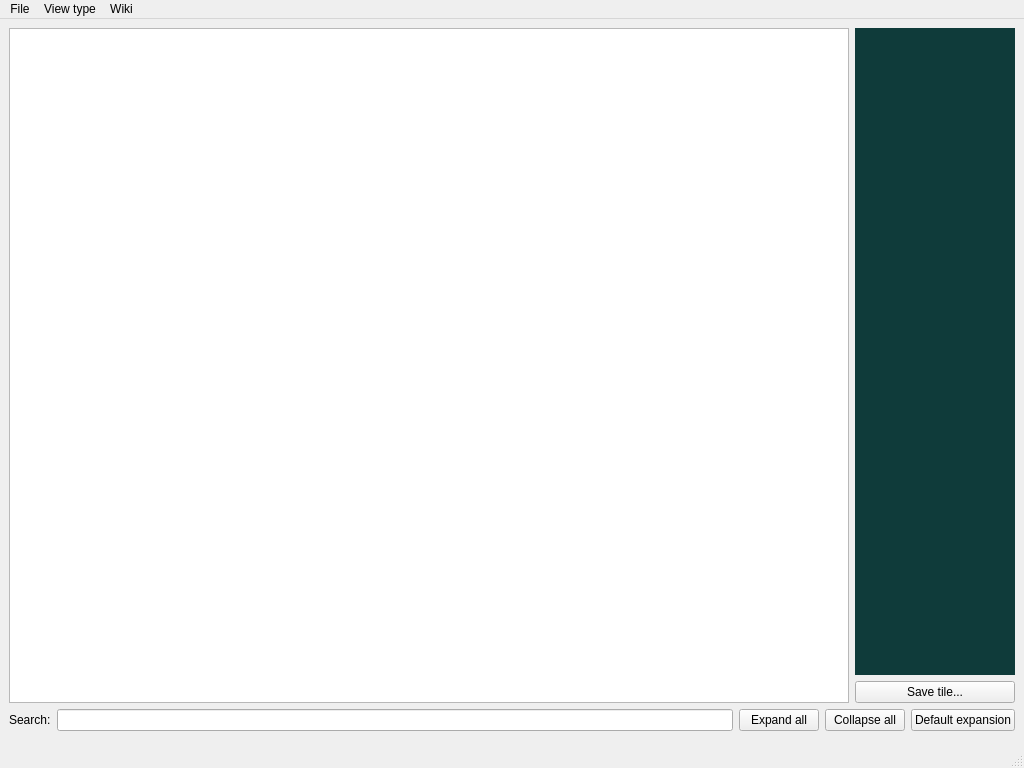
<?xml version="1.0" encoding="UTF-8"?>
<ui version="4.0">
 <class>MainWindow</class>
 <widget class="QMainWindow" name="MainWindow">
  <property name="geometry">
   <rect>
    <x>0</x>
    <y>0</y>
    <width>1024</width>
    <height>768</height>
   </rect>
  </property>
  <property name="windowTitle">
   <string>Qud Blueprint Explorer</string>
  </property>
  <widget class="QWidget" name="centralwidget">
   <layout class="QGridLayout" name="gridLayout">
    <item row="0" column="0">
     <layout class="QVBoxLayout" name="verticalLayout">
      <item>
       <layout class="QHBoxLayout" name="horizontalLayout">
        <item>
         <widget class="QPlainTextEdit" name="plainTextEdit">
          <property name="font">
           <font>
            <family>Courier New</family>
            <pointsize>10</pointsize>
           </font>
          </property>
          <property name="undoRedoEnabled">
           <bool>false</bool>
          </property>
          <property name="readOnly">
           <bool>true</bool>
          </property>
         </widget>
        </item>
        <item>
         <layout class="QVBoxLayout" name="verticalLayout_4">
          <item>
           <widget class="QLabel" name="tile_label">
            <property name="minimumSize">
             <size>
              <width>160</width>
              <height>240</height>
             </size>
            </property>
            <property name="styleSheet">
             <string notr="true">background-color: rgb(15, 59, 58);</string>
            </property>
            <property name="text">
             <string/>
            </property>
           </widget>
          </item>
          <item>
           <widget class="QPushButton" name="save_tile_button">
            <property name="text">
             <string>Save tile...</string>
            </property>
           </widget>
          </item>
         </layout>
        </item>
       </layout>
      </item>
      <item>
       <layout class="QVBoxLayout" name="verticalLayout_3">
        <item>
         <layout class="QHBoxLayout" name="horizontalLayout_2">
          <item>
           <widget class="QLabel" name="search_label">
            <property name="text">
             <string>Search:</string>
            </property>
           </widget>
          </item>
          <item>
           <widget class="QLineEdit" name="search_line_edit"/>
          </item>
          <item>
           <widget class="QPushButton" name="expand_all_button">
            <property name="text">
             <string>Expand all</string>
            </property>
           </widget>
          </item>
          <item>
           <widget class="QPushButton" name="collapse_all_button">
            <property name="text">
             <string>Collapse all</string>
            </property>
           </widget>
          </item>
          <item>
           <widget class="QPushButton" name="restore_all_button">
            <property name="text">
             <string>Default expansion</string>
            </property>
           </widget>
          </item>
         </layout>
        </item>
        <item alignment="Qt::AlignBottom">
         <widget class="QWidget" name="tree_target_widget" native="true"/>
        </item>
       </layout>
      </item>
     </layout>
    </item>
   </layout>
  </widget>
  <widget class="QMenuBar" name="menubar">
   <property name="geometry">
    <rect>
     <x>0</x>
     <y>0</y>
     <width>1024</width>
     <height>21</height>
    </rect>
   </property>
   <widget class="QMenu" name="menuFile">
    <property name="title">
     <string>File</string>
    </property>
    <addaction name="actionOpen_ObjectBlueprints_xml"/>
    <addaction name="actionExit"/>
   </widget>
   <widget class="QMenu" name="menuView">
    <property name="title">
     <string>View type</string>
    </property>
    <addaction name="actionWiki_template"/>
    <addaction name="actionAttributes"/>
    <addaction name="actionAll_attributes"/>
   </widget>
   <widget class="QMenu" name="menuWiki">
    <property name="title">
     <string>Wiki</string>
    </property>
    <addaction name="actionScan_wiki"/>
    <addaction name="actionUpload_templates"/>
    <addaction name="actionUpload_tiles"/>
   </widget>
   <addaction name="menuFile"/>
   <addaction name="menuView"/>
   <addaction name="menuWiki"/>
  </widget>
  <widget class="QStatusBar" name="statusbar"/>
  <action name="actionOpen_ObjectBlueprints_xml">
   <property name="text">
    <string>Open ObjectBlueprints.xml...</string>
   </property>
  </action>
  <action name="actionExit">
   <property name="text">
    <string>Exit</string>
   </property>
  </action>
  <action name="actionWiki_template">
   <property name="checkable">
    <bool>true</bool>
   </property>
   <property name="checked">
    <bool>true</bool>
   </property>
   <property name="text">
    <string>Wiki template</string>
   </property>
  </action>
  <action name="actionAttributes">
   <property name="checkable">
    <bool>true</bool>
   </property>
   <property name="text">
    <string>Attributes</string>
   </property>
  </action>
  <action name="actionAll_attributes">
   <property name="checkable">
    <bool>true</bool>
   </property>
   <property name="text">
    <string>All attributes</string>
   </property>
  </action>
  <action name="actionScan_wiki">
   <property name="text">
    <string>Scan wiki for selected objects</string>
   </property>
  </action>
  <action name="actionUpload_templates">
   <property name="text">
    <string>Upload templates for selected objects</string>
   </property>
  </action>
  <action name="actionUpload_tiles">
   <property name="text">
    <string>Upload tiles for selected objects</string>
   </property>
  </action>
 </widget>
 <resources/>
 <connections/>
</ui>
